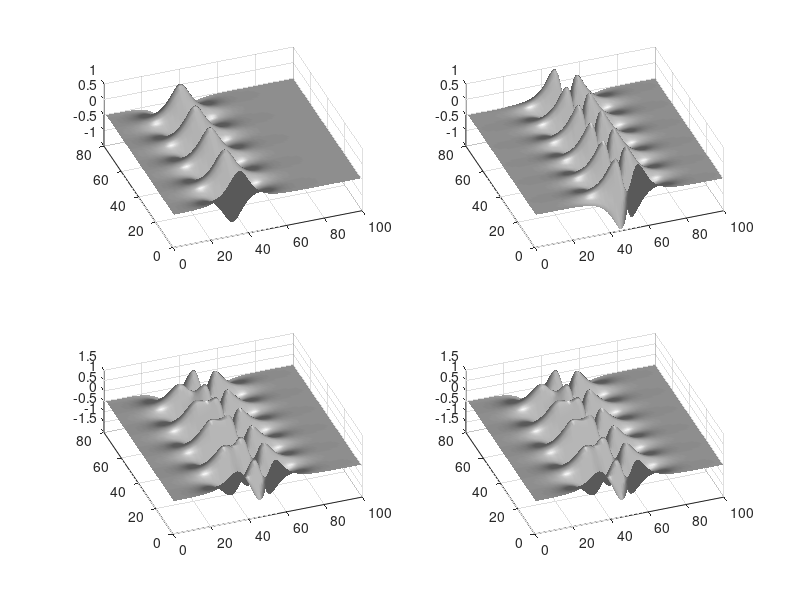
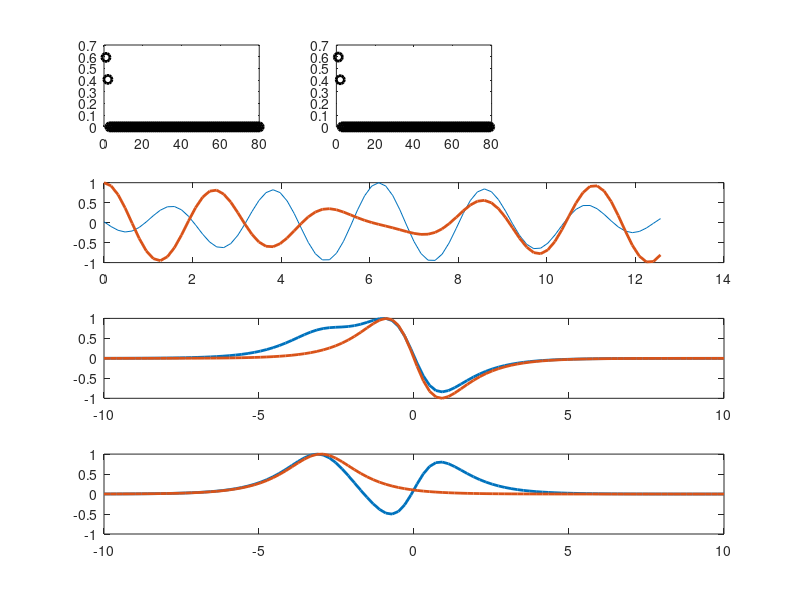

The MATLAB source for these figures, in order: (Note: this script raises an error after producing the figures.)
clear all; close all; clc;
 
x=linspace(-10,10,100); 
t=linspace(0,4*pi,80); dt=t(2)-t(1);
[X,T]=meshgrid(x,t); 

%f1=sech(X+3).*(1-0.5*cos(2*T));
%f2=(sech(X).*tanh(X)).*(2.5*sin(3*T));
f1=sech(X+3).*(1*exp(i*2.3*T));
f2=(sech(X).*tanh(X)).*(2*exp(i*2.8*T));
f=f1+f2;
 
subplot(2,2,1), surfl(real(f1)), shading interp, colormap(gray), view(-20,60)
subplot(2,2,2), surfl(real(f2)), shading interp,colormap(gray), view(-20,60)
subplot(2,2,3), surfl(real(f)), shading interp,colormap(gray), view(-20,60) 

% PCA decomposition
 
[u,s,v]=svd(f');
 
figure(2)
subplot(4,3,1), plot(diag(s)/sum(diag(s)),'ko','Linewidth',[2])
subplot(4,1,2), plot(t,v(:,1)/max(v(:,1)),t,v(:,2)/max(v(:,2)),'Linewidth',[2])
subplot(4,1,3), plot(x,u(:,1)/max(u(:,1)),'Linewidth',[2])
subplot(4,1,4), plot(x,u(:,2)/max(u(:,2)),'Linewidth',[2])

X = f.'; X1 = X(:,1:end-1); X2 = X(:,2:end);
r=2;
[U2,Sigma2,V2] = svd(X1,'econ'); U=U2(:,1:r); Sigma=Sigma2(1:r,1:r); V=V2(:,1:r);
 
% DMD J-Tu decomposition:  Use this one
    
Atilde = U'*X2*V/Sigma;    
[W,D] = eig(Atilde);    
Phi = X2*V/Sigma*W;
    
mu = diag(D);
omega = log(mu)/dt;

u0=f(1,:).';
y0 = Phi\u0;  % pseudo-inverse initial conditions
u_modes = zeros(r,length(t));
for iter = 1:length(t)
     u_modes(:,iter) =(y0.*exp(omega*t(iter)));
end
u_dmd = Phi*u_modes;

figure(1)
subplot(2,2,4)
surfl(real(u_dmd.')), shading interp,colormap(gray), view(-20,60)


figure(2), 
subplot(4,3,2), plot(diag(Sigma2)/sum(diag(Sigma2)),'ko','Linewidth',[2])
subplot(4,1,3), hold on, plot(x,-Phi(:,1)/max(Phi(:,1)),'Linewidth',[2])
subplot(4,1,4), hold on, plot(x,Phi(:,2)/max(Phi(:,2)),'Linewidth',[2])

% ica modes
addpath('FastICA_25');
[IC,ICt,SS2] = fastica(real(f))
subplot(4,1,2), hold on, plot(t,ICt(:,1)/max(ICt(:,1)),t,ICt(:,2)/max(ICt(:,2)),'Linewidth',[2])
subplot(4,1,3), plot(x,IC(1,:)/max(IC(1,:)),'Linewidth',[2])
subplot(4,1,4), plot(x,IC(2,:)/max(abs(IC(2,:))),'Linewidth',[2])

subplot(4,1,3), plot(x,-sech(x).*tanh(x)/max(sech(x).*tanh(x)))
subplot(4,1,4), plot(x,sech(x+3)/max(sech(x+3)))

E1(1)=norm(u(:,1)/max(u(:,1))-(-sech(x).*tanh(x)/max(sech(x).*tanh(x))).');
E2(1)=norm(u(:,2)/max(u(:,2))-(sech(x+3)/max(sech(x+3))).');

E1(2)=norm(-Phi(:,1)/max(Phi(:,1))-(-sech(x).*tanh(x)/max(sech(x).*tanh(x))).');
E2(2)=norm(Phi(:,2)/max(Phi(:,2))-(sech(x+3)/max(sech(x+3))).');

E1(3)=norm(IC(1,:)/max(IC(1,:))-(-sech(x).*tanh(x)/max(sech(x).*tanh(x))));
E2(3)=norm(IC(2,:)/max(IC(2,:))-(sech(x+3)/max(sech(x+3))));

subplot(4,3,3), bar([E1; E2].'), 


%%
figure(1)
for j=1:4
subplot(2,2,j)
set(gca,'Ylim',[0 80],'Ytick',[0 20 40 60 80],'Xlim',[0 100],'Xtick',[0 50 100],'Xticklabel',{'-10','0','10'}, ...
    'Zlim',[-1.5 1.5],'Ztick',[-1.5 0 1.5],'Fontsize',[13])
end

figure(2)
subplot(4,3,1)
set(gca,'Xlim',[0 20],'Xtick',[0 10 20],'Ylim',[0 0.7],'Ytick',[0 0.2 0.4 0.6],'Yticklabel',{'0%','20%','40%','60%'},'Fontsize',[13])

subplot(4,3,2)
set(gca,'Xlim',[0 20],'Xtick',[0 10 20],'Ylim',[0 0.7],'Ytick',[0 0.2 0.4 0.6],'Yticklabel',{'0%','20%','40%','60%'},'Fontsize',[13])

subplot(4,3,3)
set(gca,'Xlim',[0 4],'Xtick',[1 2 3],'Ylim',[0 3.5],'Ytick',[0 1 2 3],'Fontsize',[13])
legend('E_1','E_2')

subplot(4,1,2)
set(gca,'Xlim',[0 4*pi],'Xtick',[0 pi 2*pi 3*pi 4*pi],'Xticklabel',{'0','\pi','2\pi','3\pi','4\pi'},'Fontsize',[13])
legend('PCA 1','PCA 2','ICA 1','ICA 2')


subplot(4,1,3)
set(gca,'Xlim',[-10 10],'Xtick',[-10 -5 0 5 10],'Ylim',[-1.5 1],'Ytick',[-1 0 1],'Fontsize',[13])
legend('PCA','DMD','ICA','Exact')


subplot(4,1,4)
set(gca,'Xlim',[-10 10],'Xtick',[-10 -5 0 5 10],'Ylim',[-0.8 1],'Ytick',[-0.5 0 0.5 1],'Fontsize',[13])




% DMD decomposition: Schnid
% S = U'*X2*V*diag(1./diag(Sigma)); 
% [eV,D] = eig(S);
% mu = diag(D);
% omega = log(mu)/(dt);
% Phi = U*eV;
% 
% figure(3)
% subplot(2,2,1), plot(diag(Sigma2)/sum(diag(Sigma2)),'ko')
% subplot(2,2,3), plot(x,Phi(:,1),x,Phi(:,2))
%  
% %break
% u=f(1,:).';
% y0 = Phi\u;  % pseudo-inverse initial conditions
% u_modes = zeros(r,length(t));
% for iter = 1:length(t)
%      u_modes(:,iter) =(y0.*exp(omega*t(iter)));
% end
% u_dmd = Phi*u_modes;
% 
% figure(1)
% subplot(2,2,4)
% surfl(real(u_dmd.')), shading interp,colormap(gray), view(-20,60)



